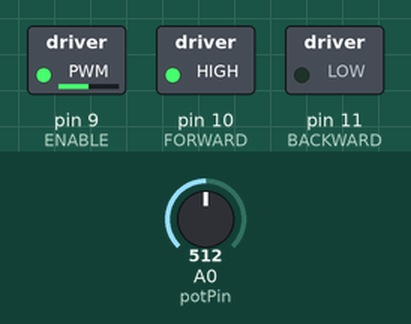
Bench run of a sketch on a simulated Arduino Uno, built with avr-gcc and run on an emulated ATmega328P. Parts: switched loads named in the sketch (green lamp = pin HIGH). Inputs (shaded band) come from the test bench; at power-on: A0 (potPin) = 512.

Above: at 1.2 s.
1.3 s: A0 (potPin) set to 716
At 2.5 s:
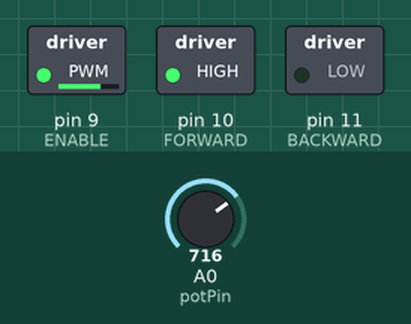
2.8 s: A0 (potPin) set to 900
At 3.4 s:
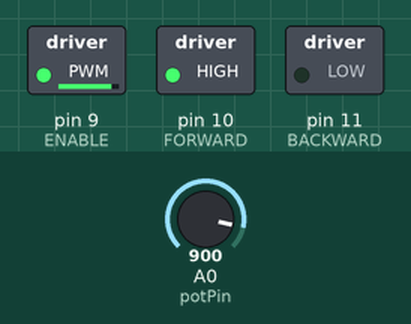
4.3 s: A0 (potPin) set to 122
At 5.1 s:
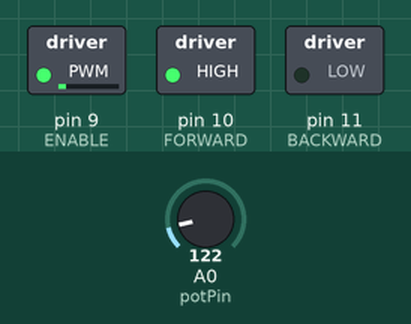
5.8 s: A0 (potPin) set to 0
At 7.0 s:
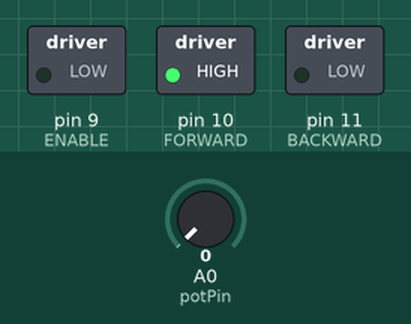
7.3 s: A0 (potPin) set to 511
At 8.1 s:
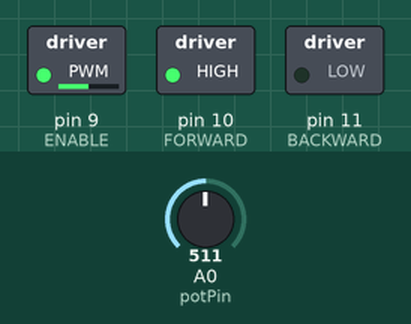
Timing chart, 0 to 9.8 s (numbered marks = the images above; inputs shaded):
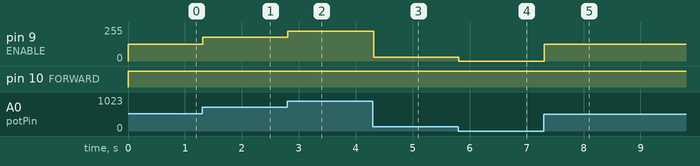

The sketch:

MotorSpeed.ino
```cpp
/* Pins for L298N Motor Controller (drive wheels - f/b, speed) */
#define ENABLE 9 //PWM
#define FORWARD 10
#define BACKWARD 11

int potPin = A0;
int potValue = 0;

void setup() {
  // put your setup code here, to run once:
  pinMode(ENABLE, OUTPUT);
  pinMode(FORWARD, OUTPUT);
  pinMode(BACKWARD, OUTPUT);
}

void loop() {
  // put your main code here, to run repeatedly:
  potValue = analogRead(potPin);
  drive(potValue/1023.0);
  delay(20);
}

// spd -1 to 1, 0 is stopped
void drive(double spd){
  if(spd >= 0) { //positive =  forward
    digitalWrite(FORWARD, HIGH);
    digitalWrite(BACKWARD, LOW);
  } else {
    digitalWrite(FORWARD, LOW);
    digitalWrite(BACKWARD, HIGH);
  }
  analogWrite(ENABLE, abs(spd)*255); //max speed = spd*255
}
```

Measured:
- after the input at 1.3 s, pin 9 (ENABLE): 127/255 → 178/255 at once
- after the input at 2.8 s, pin 9 (ENABLE): 178/255 → 224/255 at once
- after the input at 4.3 s, pin 9 (ENABLE): 224/255 → 30/255 at once
- after the input at 5.8 s, pin 9 (ENABLE): 30/255 → 0/255 at once
- after the input at 7.3 s, pin 9 (ENABLE): 0/255 → 127/255 at once
